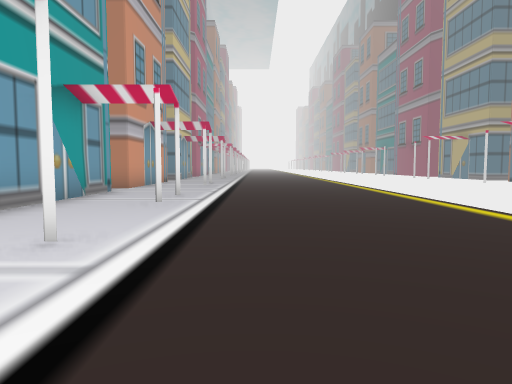
[1] (above)

13 first-person views from a walk through a scene from a Unity 3-D project. The camera is 1.2 m above the floor, tilts 4° down and sees 70° across. The floor is counted in squares, 2 m on a side. Each view is taken from the middle of a square. On the plan, view 1 faces up. The plan holds only what a view shows up to about 10 squares ahead; the rest is blank. The place goes on beyond the plan.

[2]
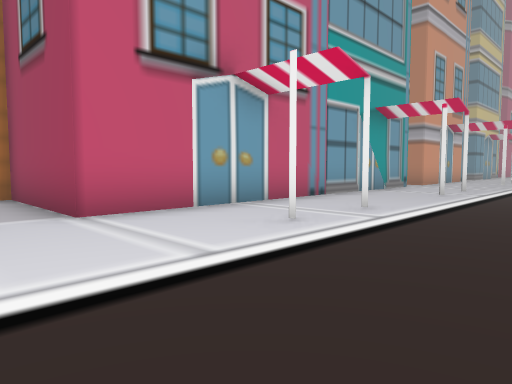

[3]
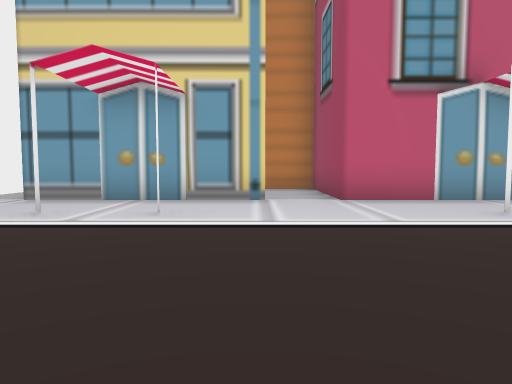

[4]
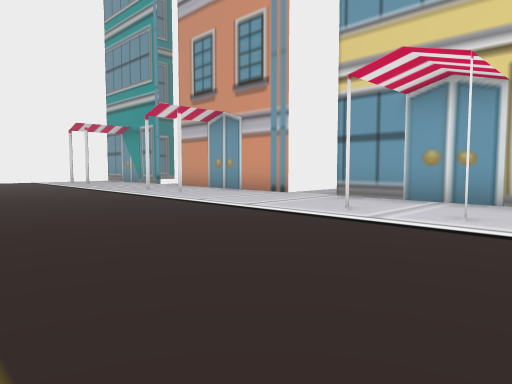

[5]
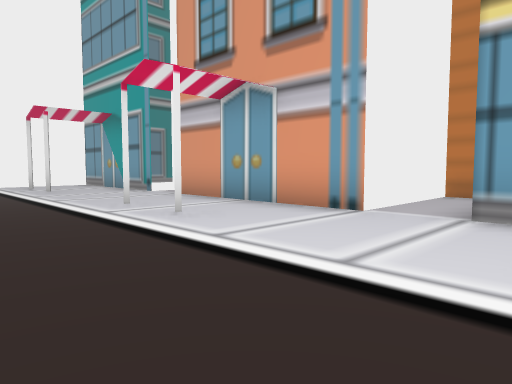

[6]
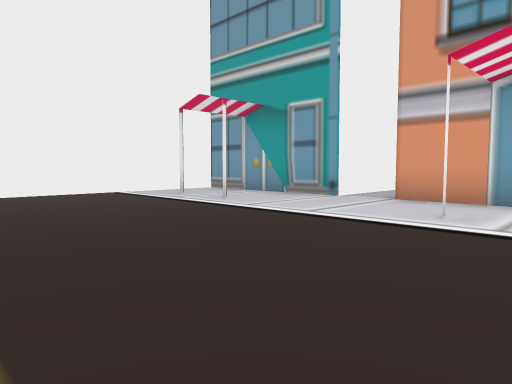

[7]
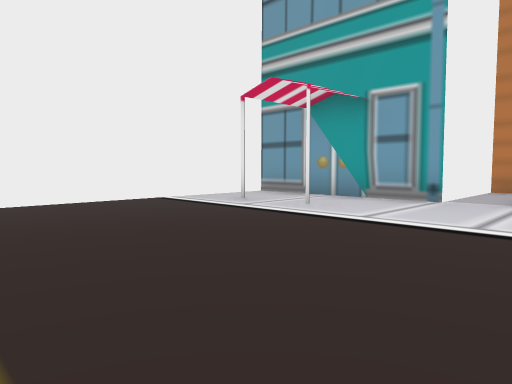

[8]
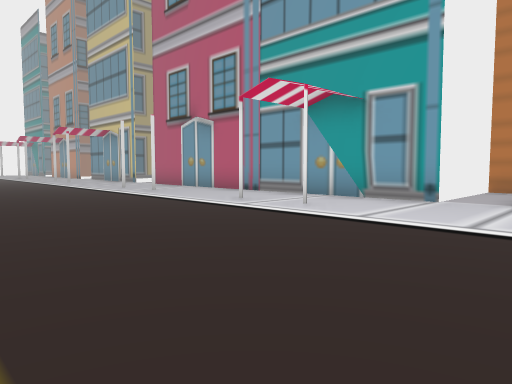

[9]
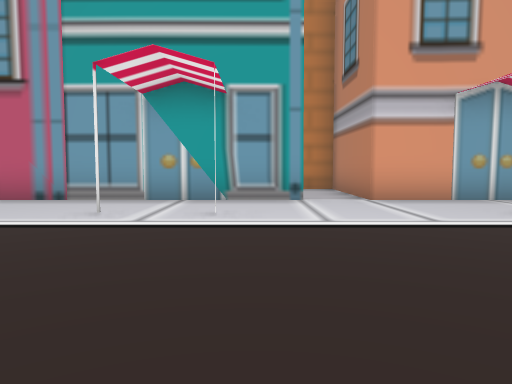

[10]
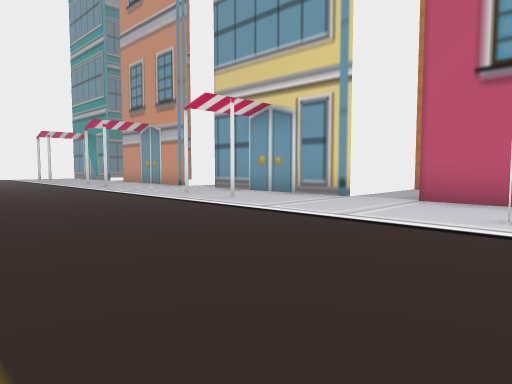

[11]
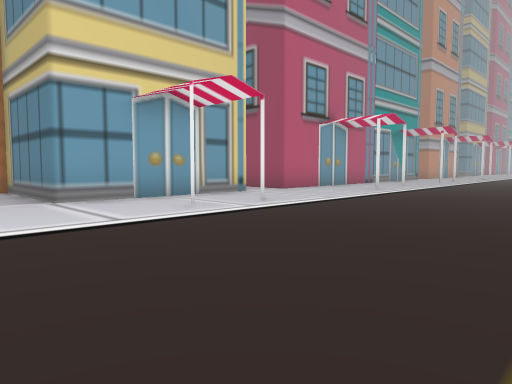

[12]
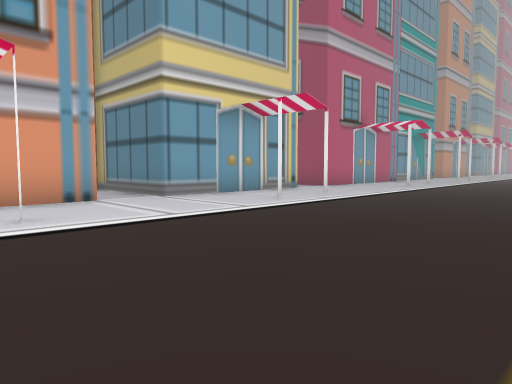

[13]
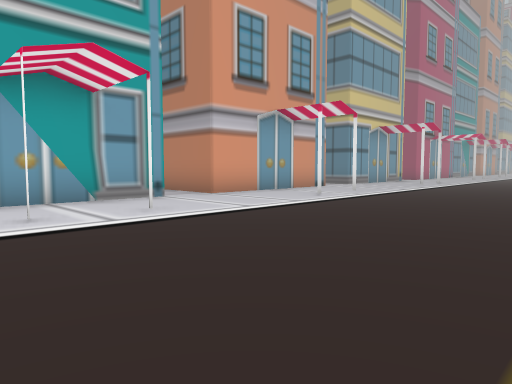

### Floor plan
Key: @ floor where view 1 was taken; # wall or solid block; x gap in a wall; . floor.
Columns run from 7 left of view 1 to 3 right of it. Each row starts with its distance up from view 1.
 11    #.......
 10 ####.......
  9 x..........
  8    #.......
  7    #.......
  6    #.......
  5    #.......
  4    #.......
  3    #.#....
  2    #.......
  1    #.#.....
  0 ####...@...
 -1 #..........
 -2 #  #.......
 -3    #.#.....
 -4    #.......
 -5    #.#.....
 -6 ####.......
 -7 #..........
 -8    #.......
 -9    #.......
-10    #.......
-11    #.......
-12    #.......
-13    #.......
-14    #.#.....
-15    #.......
-16    #.#.....
-17    #.......

Positions as (right, up) in squares from view 1, and headings:
1: (0, 0), facing up
2: (1, -2), facing up-left
3: (3, -2), facing left
4: (3, -2), facing down-left
5: (1, -5), facing down-left
6: (3, -9), facing down-left
7: (3, -11), facing down-left
8: (3, 11), facing down-left
9: (3, 8), facing left
10: (3, 2), facing down-left
11: (3, -8), facing up-left
12: (3, -10), facing up-left
13: (3, -17), facing up-left
